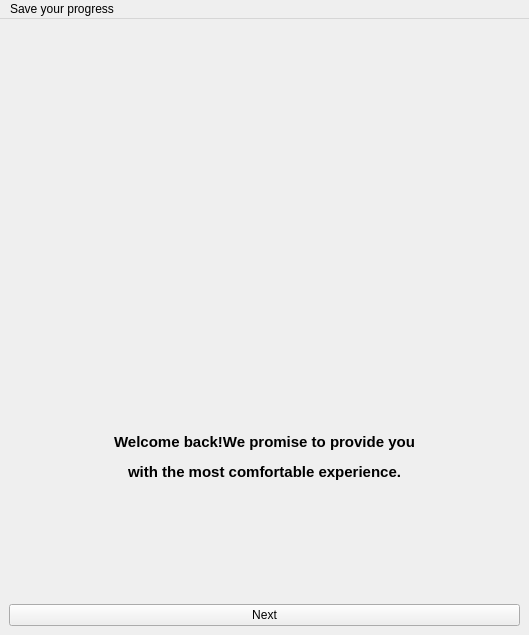
<?xml version="1.0" encoding="UTF-8"?>
<ui version="4.0">
 <class>welcomeback</class>
 <widget class="QMainWindow" name="welcomeback">
  <property name="geometry">
   <rect>
    <x>0</x>
    <y>0</y>
    <width>529</width>
    <height>635</height>
   </rect>
  </property>
  <property name="windowTitle">
   <string>Welcome back.</string>
  </property>
  <widget class="QWidget" name="centralwidget">
   <layout class="QGridLayout" name="gridLayout">
    <item row="0" column="0">
     <layout class="QVBoxLayout" name="verticalLayout">
      <item>
       <widget class="QLabel" name="label">
        <property name="text">
         <string>&lt;html&gt;&lt;head/&gt;&lt;body&gt;&lt;p&gt;&lt;img src=&quot;:/3408.jpg&quot;/&gt;&lt;/p&gt;&lt;/body&gt;&lt;/html&gt;</string>
        </property>
       </widget>
      </item>
      <item>
       <widget class="QLabel" name="label_2">
        <property name="text">
         <string>&lt;html&gt;&lt;head/&gt;&lt;body&gt;&lt;p align=&quot;center&quot;&gt;&lt;span style=&quot; font-size:11pt; font-weight:600;&quot;&gt;Welcome back!We promise to provide you&lt;/span&gt;&lt;/p&gt;&lt;p align=&quot;center&quot;&gt;&lt;span style=&quot; font-size:11pt; font-weight:600;&quot;&gt;with the most comfortable experience.&lt;/span&gt;&lt;/p&gt;&lt;/body&gt;&lt;/html&gt;</string>
        </property>
       </widget>
      </item>
      <item>
       <widget class="QPushButton" name="next">
        <property name="text">
         <string>Next</string>
        </property>
       </widget>
      </item>
     </layout>
    </item>
   </layout>
  </widget>
  <widget class="QMenuBar" name="menubar">
   <property name="geometry">
    <rect>
     <x>0</x>
     <y>0</y>
     <width>529</width>
     <height>25</height>
    </rect>
   </property>
   <widget class="QMenu" name="menuSave_your_progress">
    <property name="title">
     <string>Save your progress</string>
    </property>
   </widget>
   <addaction name="menuSave_your_progress"/>
  </widget>
 </widget>
 <resources>
  <include location="../Resource/resource.qrc"/>
 </resources>
 <connections/>
</ui>
